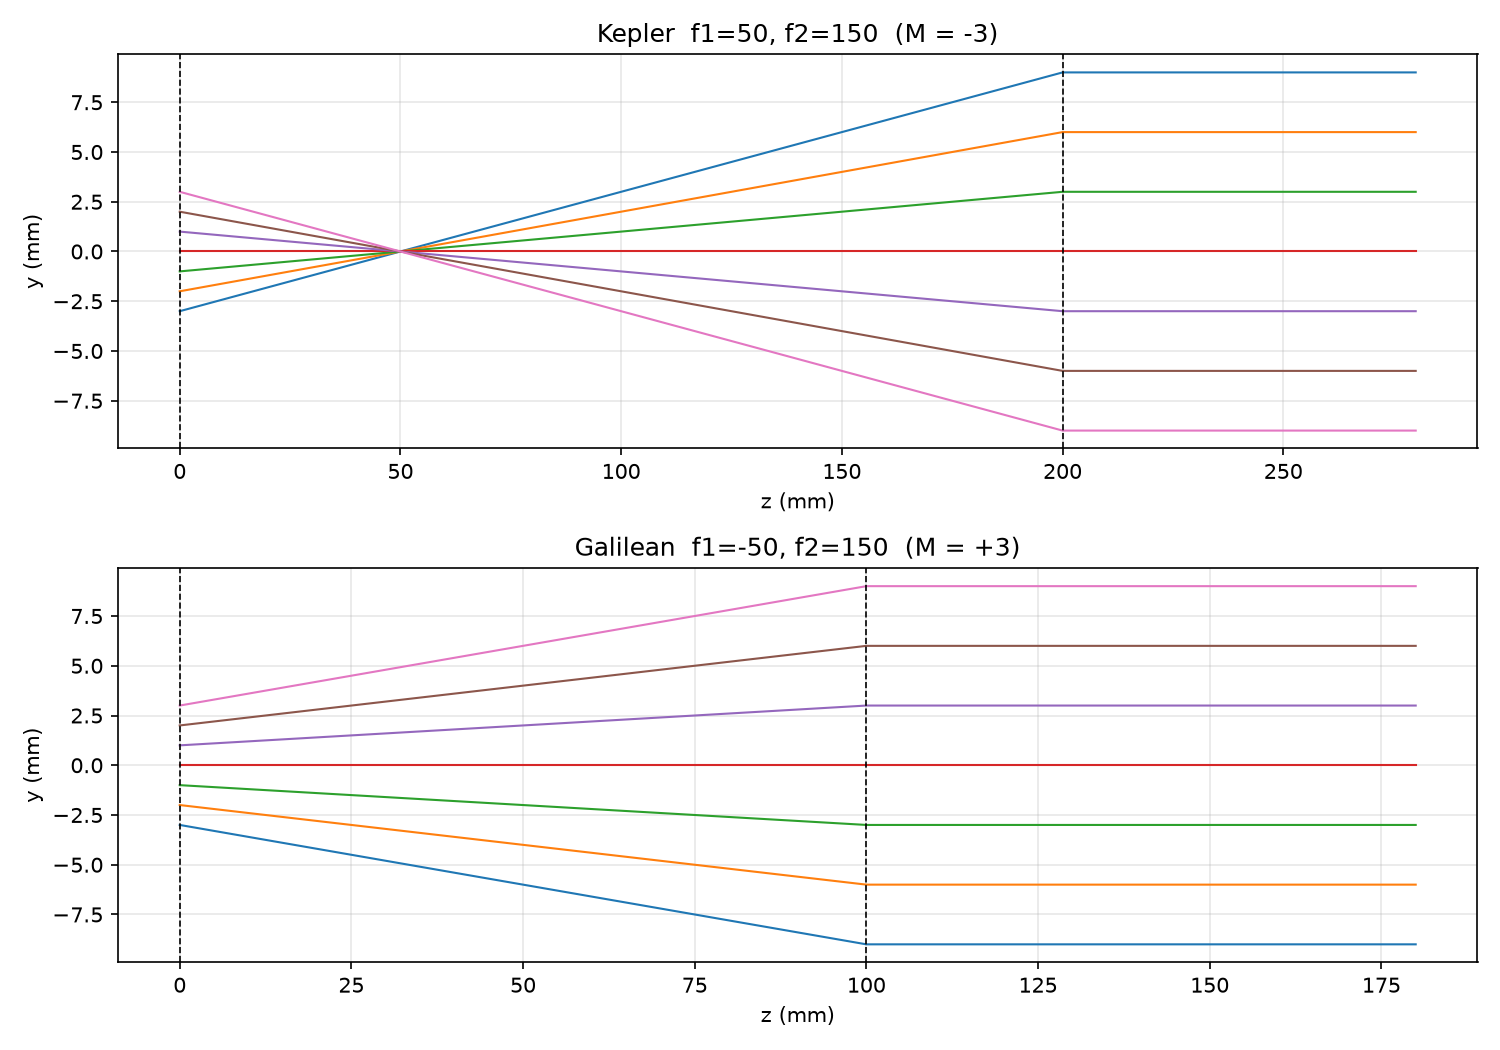

Source code (Python):
"""
demo_beam_expanders.py - draws a Kepler and a Galilean beam expander.
Run:  python examples/demo_beam_expanders.py
Look for: parallel rays in, parallel (wider) rays out; Kepler crosses
a real focus inside, Galilean does not.
"""
import numpy as np
import matplotlib.pyplot as plt
from opticslab import Ray, ThinLens, kepler_expander, galilean_expander

systems = [("Kepler  f1=50, f2=150  (M = -3)", kepler_expander(50, 150)),
           ("Galilean  f1=-50, f2=150  (M = +3)", galilean_expander(-50, 150))]

fig, axes = plt.subplots(2, 1, figsize=(10, 7))
for ax, (title, system) in zip(axes, systems):
    for y0 in np.linspace(-3, 3, 7):                 # 7 parallel input rays
        trace = system.trace(Ray(y=y0, u=0.0), z_start=0.0)
        z = [p.z for p in trace]
        y = [p.y for p in trace]
        z.append(z[-1] + 80)                          # extend past last lens
        y.append(y[-1] + trace[-1].u * 80)
        ax.plot(z, y, lw=1)
    z_now = 0.0                                       # draw lens positions
    for el in system.elements:
        z_now += el.length
        if isinstance(el, ThinLens):
            ax.axvline(z_now, color="k", ls="--", lw=0.8)
    ax.set_title(title)
    ax.set_xlabel("z (mm)")
    ax.set_ylabel("y (mm)")
    ax.grid(alpha=0.3)
plt.tight_layout()
plt.savefig("demo_beam_expanders.png", dpi=150)
plt.show()
